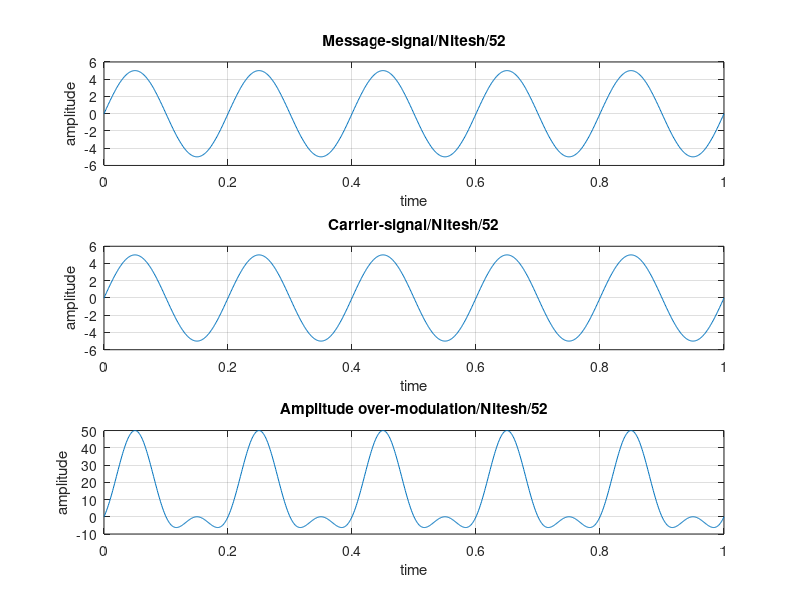

MATLAB code to generate this figure:
clc;
close all;
clear all;
t=0:0.001:1;
fm=input('Enter message frequency');
am=input('Enter message amplitude');
fc=input('Enter carrier frequency');
ac=input('Enter carrier amplitude');
m=am*sin(2*pi*fm*t);
c=ac*sin(2*pi*fc*t);
x=m.*c;
mod=x+(ac.*c);
subplot(311);
plot(t,m);
xlabel('time');
ylabel('amplitude');
title('Message-signal/Nitesh/52');
grid on;
subplot(312);
plot(t,c);
xlabel('time');
ylabel('amplitude');
title('Carrier-signal/Nitesh/52');
grid on;
subplot(313);
plot(t,mod);
xlabel('time');
ylabel('amplitude');
title('Amplitude over-modulation/Nitesh/52');
grid on;